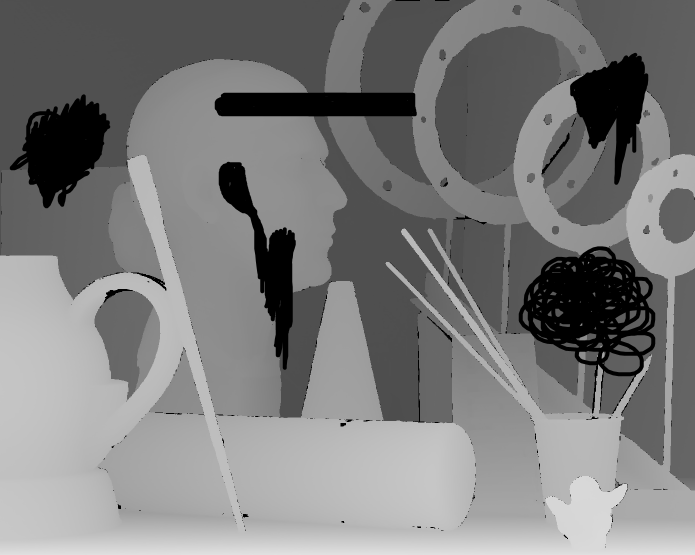
%> input picture data/inpainting/6.png, 1390 x 1110 px (shown at 1/2 size)
$ octave superpixel.m   (GNU Octave 9; MATLAB toolbox functions it lacks are replaced by stand-ins)
%> lines starting %> are read from the running program, lines starting %| are printed output that depends on the picture; in (x1, y1, x2, y2) boxes, pixels count from 0 and x2, y2 are one past the last pixel; in counts of white or black regions, pixels touching at a corner belong together; the program's own positions count from 1
img=imread('inpainting/6.png');
%> img is the input picture: size 1110x1390x3 uint8; min 0, max 225, mean 123.9
[l,n]=superpixels(img,1500);
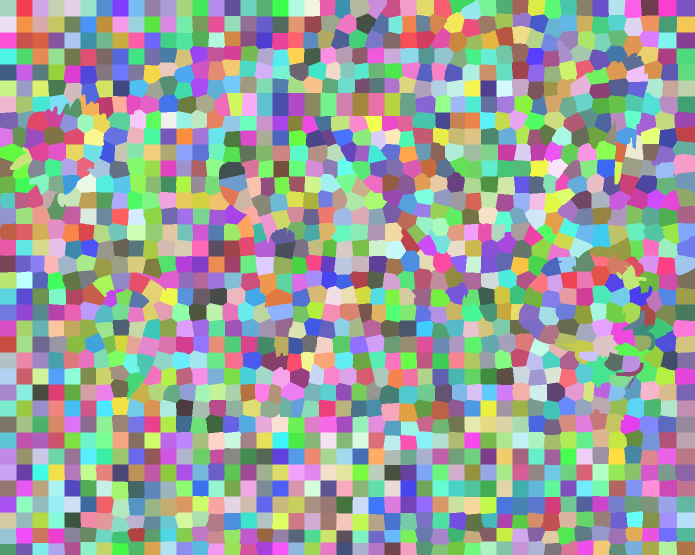
%> l: size 1110x1390 double (shown at 1/2 size); 1498 distinct labels, from 1 to 1498; one colour per label, 0 black
%> n = 1498
%fprintf(l)
BW=boundarymask(l);
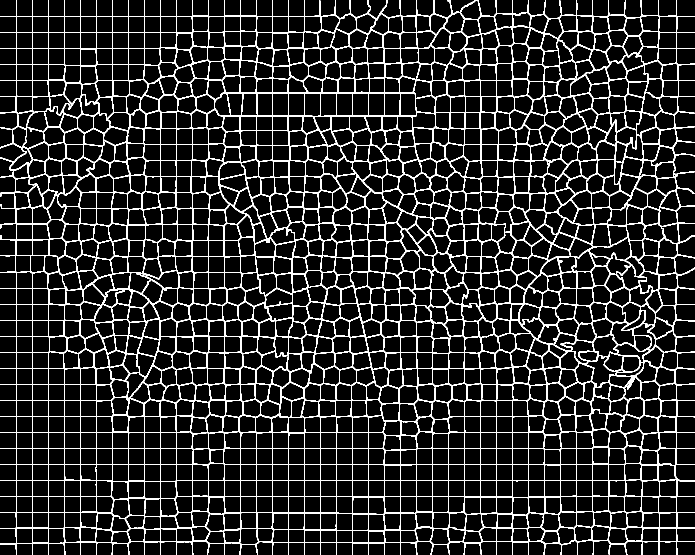
%> BW: size 1110x1390 logical (shown at 1/2 size); 13.1% white in thin lines or dots
x=l(223,877)
%> x = 280
a=zeros(size(l));
a(l==x)=1;
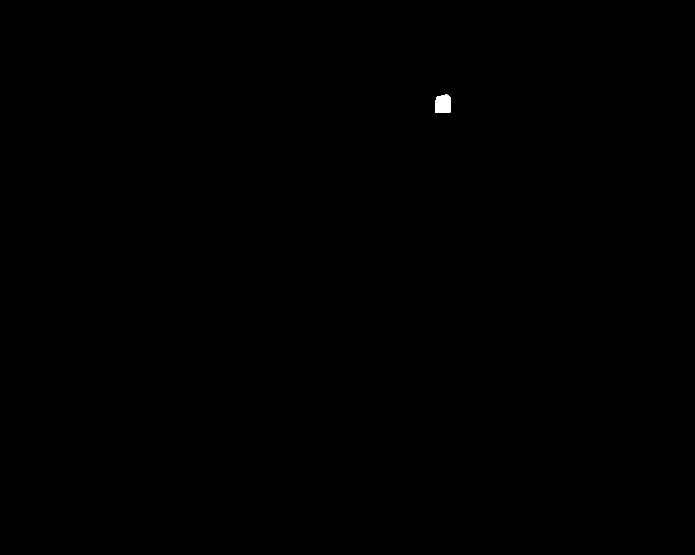
%> a: size 1110x1390 double (shown at 1/2 size); values 0 (black) and 1 (white), 0.07% white; 1 white region, box (x1, y1, x2, y2) and area: (870, 189, 901, 225) 1013

%fprintf(BW)
m=imoverlay(img,BW,'blue');
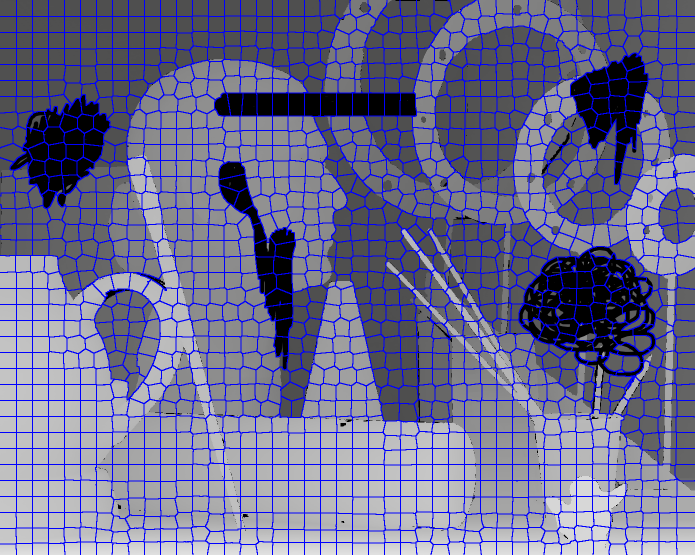
%> m: size 1110x1390x3 uint8 (shown at 1/2 size); 13.14% of pixels changed, all inside (x1, y1, x2, y2) = (0, 0, 1390, 1110)
figure, imshow(m,'InitialMagnification',67)
save('other\6_sup_d.mat','m')
%load('inpainting\6_sup.mat')

segmented_images = cell(1,max(max(l)));
%> segmented_images = 1498 items

rgb_label = repmat(l,[1 1 3]);
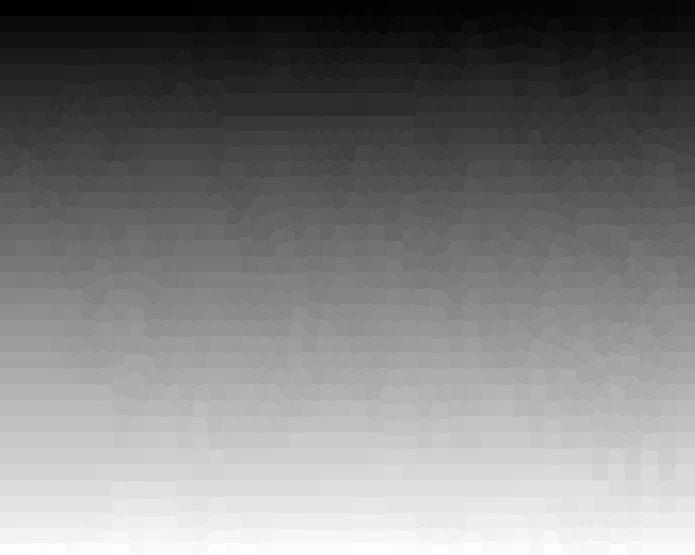
%> rgb_label: size 1110x1390x3 double (shown at 1/2 size); min 1, max 1498, mean 741.7; drawn with min black and max white
